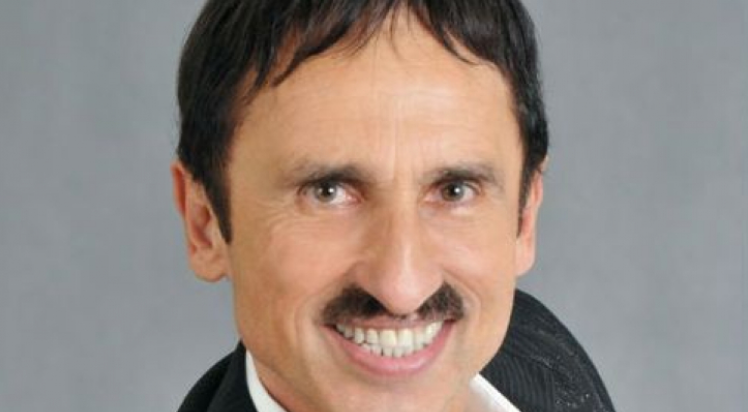
#> input picture milko.png, 748 x 412 px
$ python dragunov.py
#> lines starting #> are read from the running program, lines starting #| are printed output that depends on the picture
import imageio
from scipy.linalg import svd
from numpy import array
from numpy import diag
from numpy import dot
from numpy import zeros
from scipy.linalg import svd
#inslall imageio first form pip

RED = 0
GREEN = 1
BLUE = 2
def compose_png(red,green,blue):
    rgb = []
    for i in range(len(red)):
        rgb.append([])
        for j in range(len(red[0])):
            rgb[i].append([red[i][j],green[i][j],blue[i][j]])
    return rgb

def split_channel(arr,channnel):
    ret = []
    count = 0
    for col in arr:
        ret.append([])
        for p in col:
            ret[count].append(p[channnel])
        count+=1
    return ret

def decompose_recompose(ch,treshhold):
    U_ch,S_ch,VT_ch = svd(ch)
    l_sigma = zeros((len(ch), len(ch[0])))

    for p in range(len(S_ch)):
        if S_ch[p] == 0:
            print ("threshold->",p)
            break

    if treshhold!=-1:
        for i in range(treshhold,len(S_ch)):
            S_ch[i] = 0

    for p in range(len(S_ch)):
        l_sigma[p][p] = S_ch[p]

    ret_ch = U_ch.dot(l_sigma.dot(VT_ch))
    return ret_ch

im = imageio.imread('milko.png')
#> im is the input picture: shape (412, 748, 3); mean R, G, B 149.8, 136.1, 128.6
red = split_channel(im,RED)
#> after the loop in split_channel, `for col in arr:`: count = 412; ret = 412 items
#> red = 412 items
green = split_channel(im,GREEN)
#> green = 412 items
blue = split_channel(im,BLUE)
#> blue = 412 items

deep_fry = 2
red_w = decompose_recompose(red,deep_fry)
#> in decompose_recompose, `U_ch,S_ch,VT_ch = svd(ch)`:
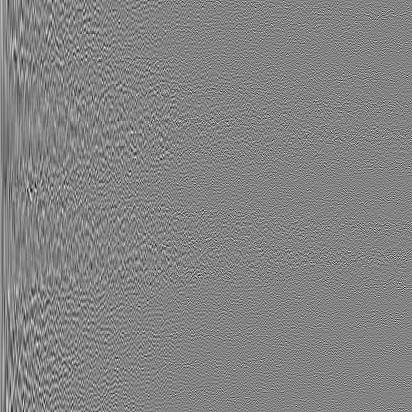
#> U_ch: shape (412, 412) float32; min -0.264, max 0.248, mean 0.000138; drawn with min black and max white
#> in decompose_recompose, `U_ch,S_ch,VT_ch = svd(ch)`:
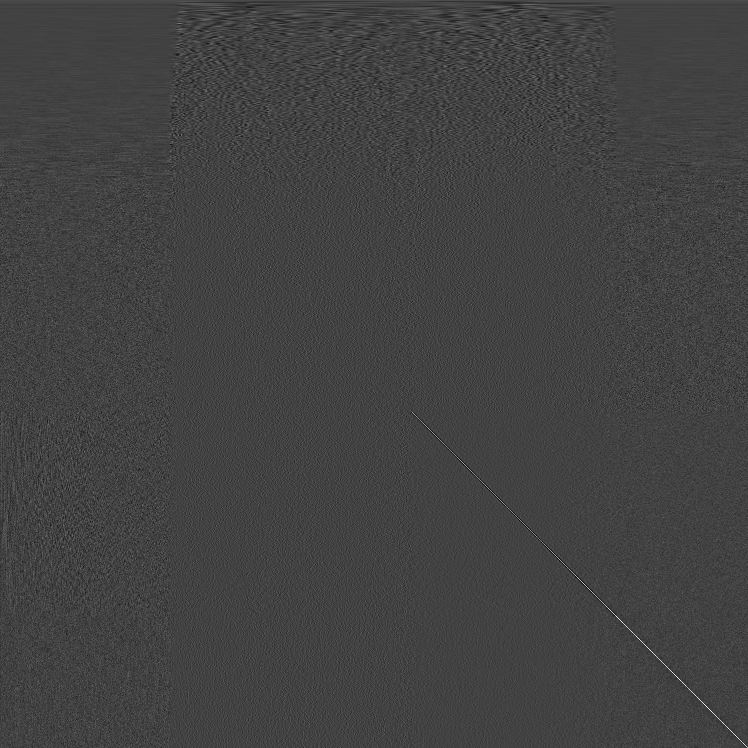
#> VT_ch: shape (748, 748) float32; min -0.264, max 0.748, mean 4.77e-05; drawn with min black and max white
#> in decompose_recompose, `U_ch,S_ch,VT_ch = svd(ch)`: S_ch = 412 values, max 85504.4 at index 0, min 2.84 at index 411, mean 440.4
#> in decompose_recompose, `l_sigma = zeros((len(ch), len(ch[0])))`: l_sigma: shape (412, 748) float64; every value is 0
#> after the loop in decompose_recompose, `for i in range(treshhold,len(S_ch)):`: S_ch = 412 values, max 85504.4 at index 0, min 0 at index 2, mean 235.5
#> after the loop in decompose_recompose, `for p in range(len(S_ch)):`: l_sigma: shape (412, 748) float64; min 0, max 85504.4, mean 0.3
#> in decompose_recompose, `ret_ch = U_ch.dot(l_sigma.dot(VT_ch))`:
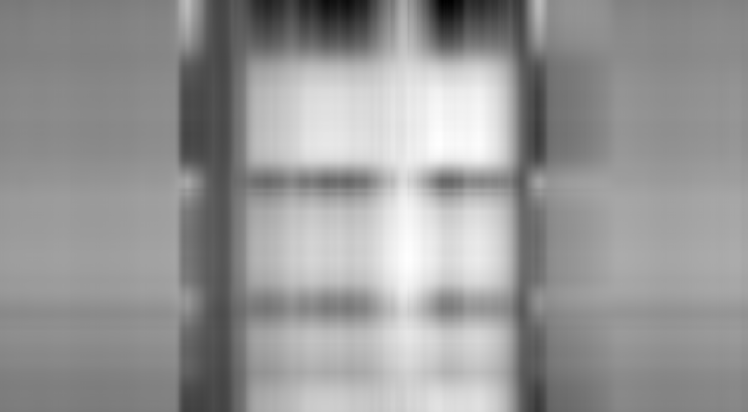
#> ret_ch: shape (412, 748) float64; min -4.46, max 255.5, mean 149.9; drawn with min black and max white
green_w = decompose_recompose(green,deep_fry)
#> call 2 of decompose_recompose, with treshhold = 2
#> in decompose_recompose (call 2), `U_ch,S_ch,VT_ch = svd(ch)`:
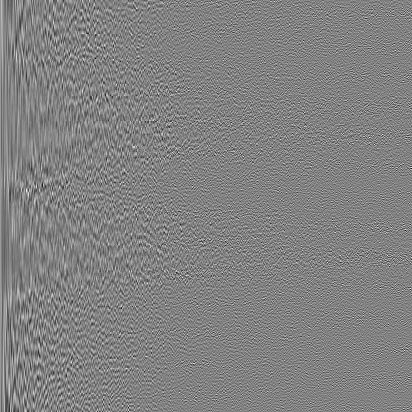
#> U_ch: shape (412, 412) float32; min -0.273, max 0.262, mean 0.000136; drawn with min black and max white
#> in decompose_recompose (call 2), `U_ch,S_ch,VT_ch = svd(ch)`: S_ch = 412 values, max 77107.1 at index 0, min 2.91 at index 411, mean 399.6
#> after the loop in decompose_recompose (call 2), `for i in range(treshhold,len(S_ch)):`: S_ch = 412 values, max 77107.1 at index 0, min 0 at index 2, mean 212.1
#> after the loop in decompose_recompose (call 2), `for p in range(len(S_ch)):`: l_sigma: shape (412, 748) float64; min 0, max 77107.1, mean 0.3
#> in decompose_recompose (call 2), `ret_ch = U_ch.dot(l_sigma.dot(VT_ch))`:
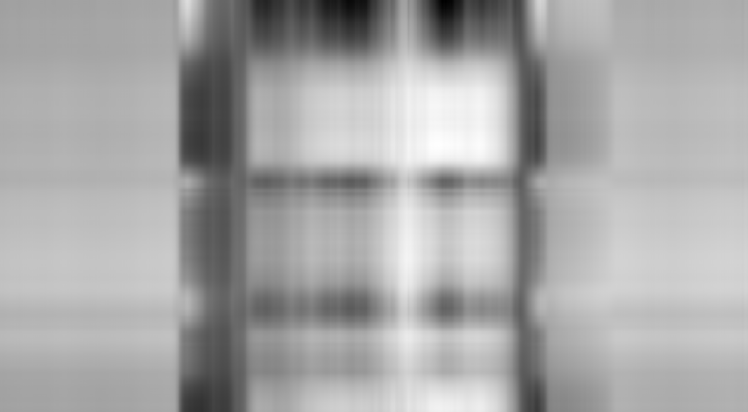
#> ret_ch: shape (412, 748) float64; min -1.12, max 208.3, mean 136.2; drawn with min black and max white
blue_w = decompose_recompose(blue,deep_fry)
#> call 3 of decompose_recompose, with treshhold = 2
#> in decompose_recompose (call 3), `U_ch,S_ch,VT_ch = svd(ch)`:
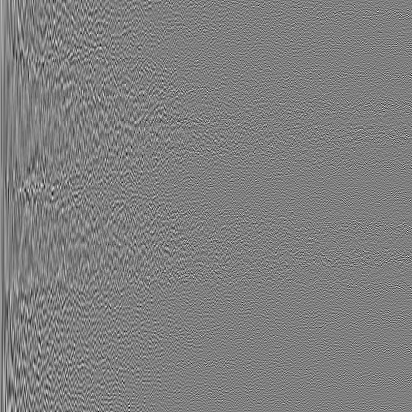
#> U_ch: shape (412, 412) float32; min -0.262, max 0.261, mean 0.000131; drawn with min black and max white
#> in decompose_recompose (call 3), `U_ch,S_ch,VT_ch = svd(ch)`: S_ch = 412 values, max 73510.4 at index 0, min 3.15 at index 411, mean 381.6
#> after the loop in decompose_recompose (call 3), `for i in range(treshhold,len(S_ch)):`: S_ch = 412 values, max 73510.4 at index 0, min 0 at index 2, mean 201.1
#> after the loop in decompose_recompose (call 3), `for p in range(len(S_ch)):`: l_sigma: shape (412, 748) float64; min 0, max 73510.4, mean 0.3
#> in decompose_recompose (call 3), `ret_ch = U_ch.dot(l_sigma.dot(VT_ch))`:
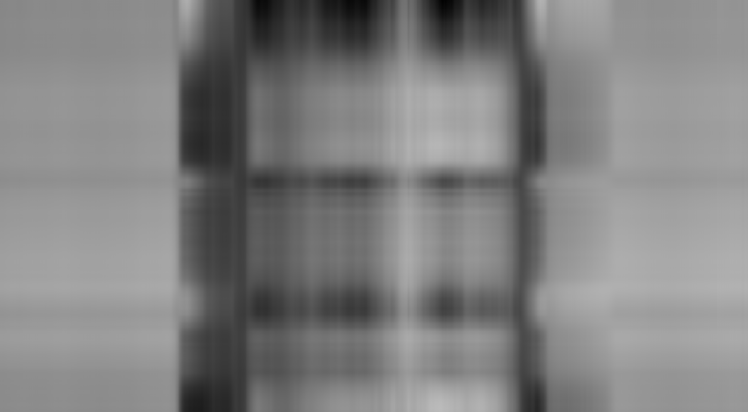
#> ret_ch: shape (412, 748) float64; min 2.1, max 187.3, mean 128.7

imageio.imwrite("milko2.png",compose_png(red_w,green_w,blue_w))
#> after the loop in compose_png, `for i in range(len(red)):`: rgb = 412 items
#> (the run stopped early here; a loop or call above may not have finished)

$ run again, with .gospod.png copied over milko.png
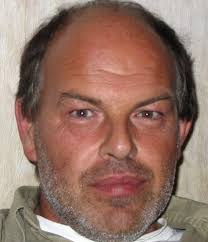
#> input picture .gospod.png, 208 x 242 px
#> im is the input picture: shape (242, 208, 3); mean R, G, B 147.8, 115.8, 103.1
#> after the loop in split_channel, `for col in arr:`: count = 242; ret = 242 items
#> in decompose_recompose, `U_ch,S_ch,VT_ch = svd(ch)`: S_ch = 208 values, max 33722.5 at index 0, min 1.24 at index 207, mean 387.1
#> after the loop in decompose_recompose, `for i in range(treshhold,len(S_ch)):`: S_ch = 208 values, max 33722.5 at index 0, min 0 at index 2, mean 189.9
#> after the loop in decompose_recompose, `for p in range(len(S_ch)):`:
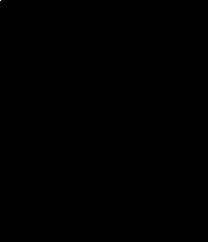
#> l_sigma: shape (242, 208) float64; min 0, max 33722.5, mean 0.8; drawn with min black and max white
#> in decompose_recompose (call 3), `U_ch,S_ch,VT_ch = svd(ch)`: S_ch = 208 values, max 24344.2 at index 0, min 1.1 at index 207, mean 339.4
#> after the loop in decompose_recompose (call 3), `for i in range(treshhold,len(S_ch)):`: S_ch = 208 values, max 24344.2 at index 0, min 0 at index 2, mean 142.4
#> in decompose_recompose (call 3), `ret_ch = U_ch.dot(l_sigma.dot(VT_ch))`:
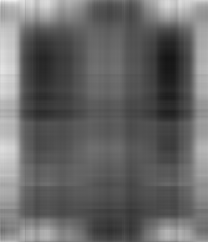
#> ret_ch: shape (242, 208) float64; min 21.01, max 239.2, mean 103
#> after the loop in compose_png, `for i in range(len(red)):`: rgb = 242 items
